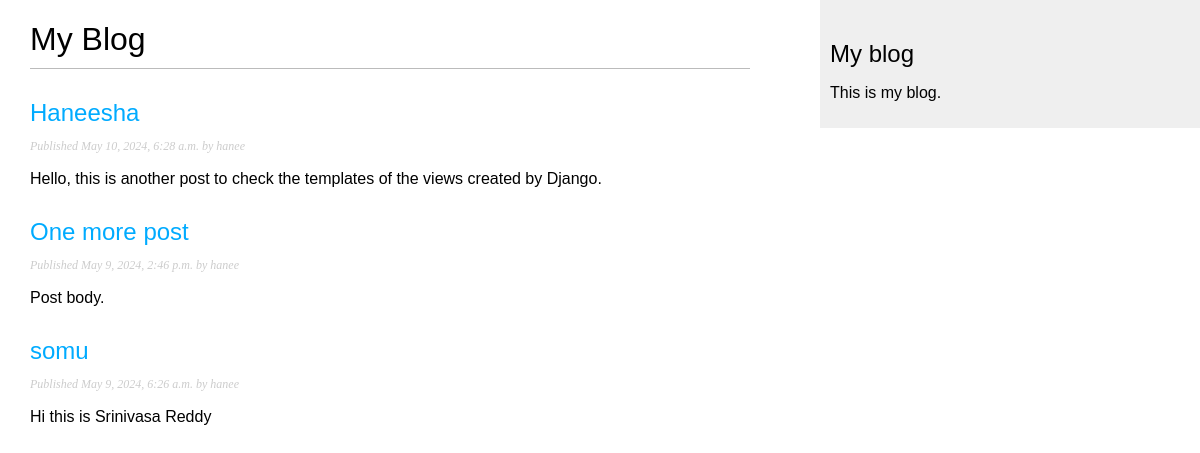
Screenshot of /blog/ with the database file from the repository.
### blog/models.py (models this page shows, shortened)
class Post(models.Model):
    class Status(models.TextChoices):
        DRAFT = 'DF', 'Draft'
        PUBLISHED = 'PB', 'Published'
    title = models.CharField(max_length=250)
    slug = models.SlugField(max_length=250,
                            unique_for_date='publish')
    author = models.ForeignKey(User,
                               on_delete=models.CASCADE,
                               related_name='blog_posts')
    body = models.TextField()
    publish = models.DateTimeField(default=timezone.now)
    created = models.DateTimeField(auto_now_add=True)
    updated = models.DateTimeField(auto_now=True)
    status = models.CharField(max_length=2,
                              choices=Status.choices,
                              default=Status.DRAFT)
    objects = models.Manager()
    published = PublishedManager()
    class Meta:
        ordering = ['-publish']
        indexes = [
            models.Index(fields=['-publish']),
        ]

### blog/views.py (the view)
# urls.py: path('', views.post_list, name='post_list'),
def post_list(request):
    posts = Post.published.all()
    return render(request,
                 'blog/post/list.html',
                 {'posts': posts})

### blog/models.py (called while the page is built)
    def get_queryset(self):
        return super().get_queryset()\
                      .filter(status=Post.Status.PUBLISHED)

### blog/templates/blog/post/list.html (shortened to what this page needs)
{% extends "blog/base.html" %}
{% block content %}
  <h1>My Blog</h1>
  {% for post in posts %}
    <h2>
      <a href="{% url 'blog:post_detail' post.id %}">
        {{ post.title }}
      </a>
    </h2>
    <p class="date">
      Published {{ post.publish }} by {{ post.author }}
    </p>
    {{ post.body|truncatewords:30|linebreaks }}
  {% endfor %}
{% endblock %}

### blog/templates/blog/base.html (shortened to what this page needs)
{% load static %}
<!DOCTYPE html>
<html>
<head>
  <link href="{% static "css/blog.css" %}" rel="stylesheet">
</head>
<body>
  <div id="content">
    {% block content %}
    {% endblock %}
  </div>
  <div id="sidebar">
    <h2>My blog</h2>
    <p>This is my blog.</p>
  </div>
</body>
</html>

### blog/static/css/blog.css (style rules this page uses)
body { margin:0; padding:0; font-family:helvetica, sans-serif; }
a { color:#00abff; text-decoration:none; }
h1 { font-weight:normal; border-bottom:1px solid #bbb; padding:0 0 10px 0; }
h2 { font-weight:normal; margin:30px 0 0; }
#content { float:left; width:60%; padding:0 0 0 30px; }
#sidebar { float:right; width:30%; padding:10px; background:#efefef; height:100%; }
p.date { color:#ccc; font-family: georgia, serif; font-size: 12px; font-style: italic; }

### rows the page displays
Post: title "Haneesha", publish "May 10, 2024, 6:28 a.m.", author "hanee", body "Hello, this is another post to check the templates of the views created by Django."
Post: title "One more post", publish "May 9, 2024, 2:46 p.m.", author "hanee", body "Post body."
Post: title "somu", publish "May 9, 2024, 6:26 a.m.", author "hanee", body "Hi this is Srinivasa Reddy"
